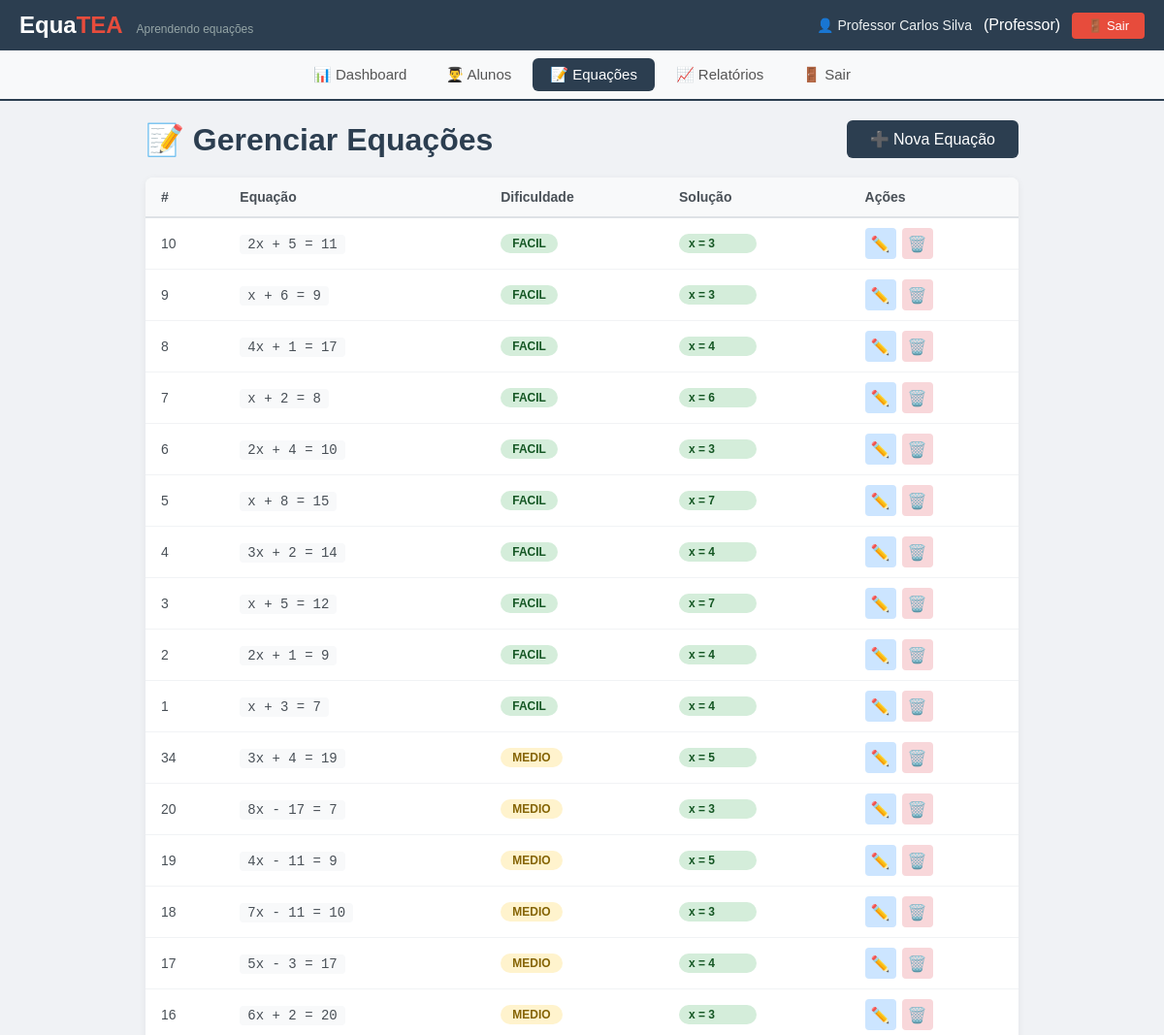
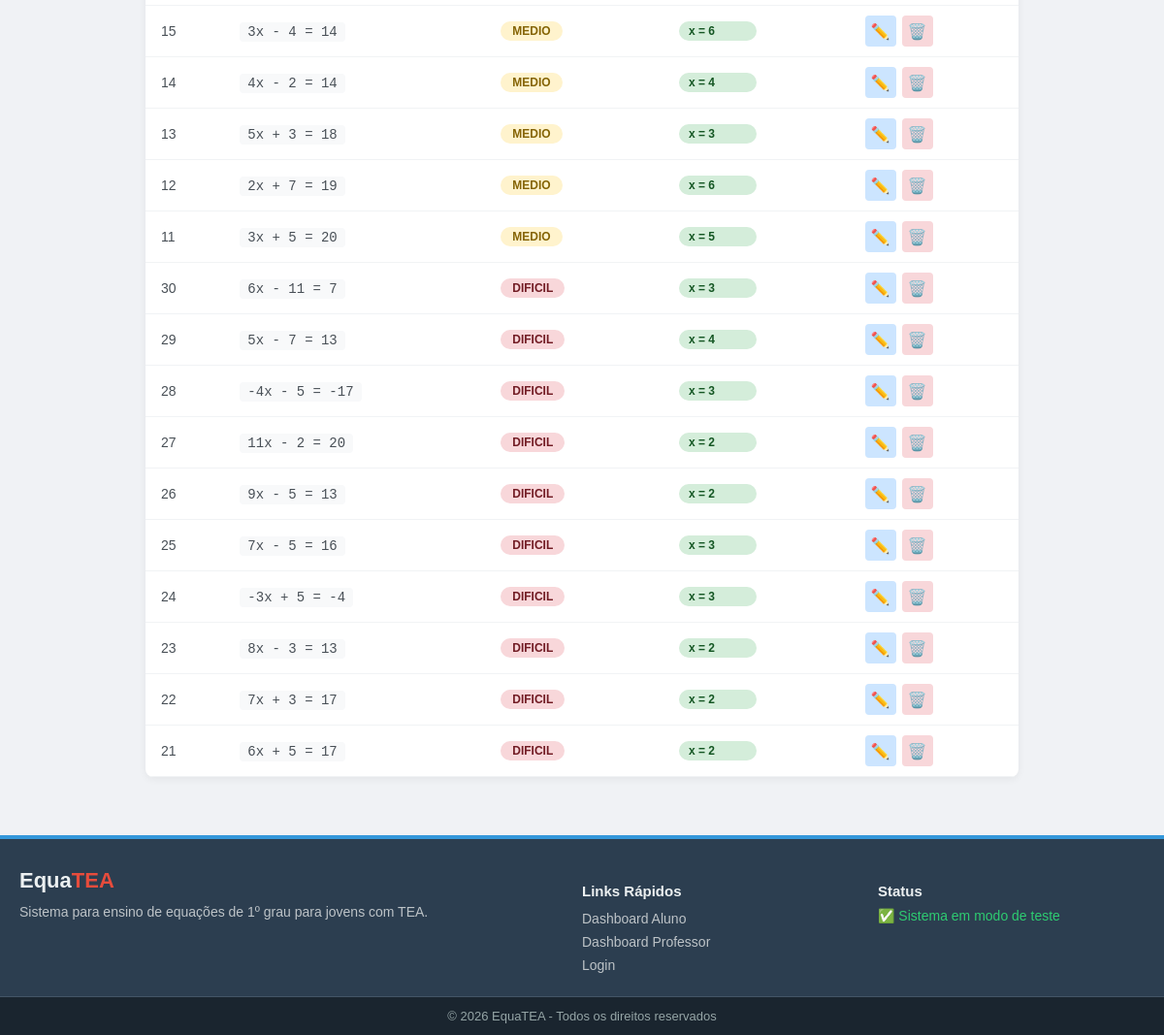
The app's page /index.php?view=gerenciar_equacoes (signed in) with its own data (2 pictures, top to bottom).
### tables this page shows
CREATE TABLE `equacoes` (
  `id` int(11) NOT NULL,
  `a` int(11) NOT NULL CHECK (`a` between -20 and 20 and `a` <> 0),
  `b` int(11) NOT NULL CHECK (`b` between -20 and 20),
  `c` int(11) NOT NULL CHECK (`c` between -20 and 20),
  `solucao` int(11) NOT NULL,
  `dificuldade` enum('facil','medio','dificil') DEFAULT 'facil',
  `data_cadastro` timestamp NOT NULL DEFAULT current_timestamp()
);

### app/models/Equacao.php (called while the page is built, shortened)
<?php
class Equacao
{
    public function buscarTodas()
    {
        try {
            $db = Database::getInstance()->getConnection();
            $sql = "SELECT * FROM equacoes
                    ORDER BY CASE dificuldade
                        WHEN 'Fácil' THEN 1
                        WHEN 'Médio' THEN 2
                        WHEN 'Difícil' THEN 3
                        ELSE 4 END ASC, id DESC";
            $stmt = $db->query($sql);
            $result = $stmt->fetchAll(PDO::FETCH_ASSOC);
            return $result ?: [];
        } catch (PDOException $e) {
            error_log("Erro ao buscar todas as equações: " . $e->getMessage());
            return [];
        }
    }
}

### app/views/professor/equacoes.php (the view, shortened to what this page needs)
<?php
include_once __DIR__ . '/../partials/header.php';
include_once __DIR__ . '/../partials/menu_professor.php';
?>
<main class="container gerenciar-equacoes">
    <div style="display: flex; justify-content: space-between; align-items: center; flex-wrap: wrap; gap: 10px; margin-bottom: 20px;">
        <h1>📝 Gerenciar Equações</h1>
        <a href="?view=editar_equacao" class="btn-primary">➕ Nova Equação</a>
    </div>
    <div class="tabela-wrapper">
        <table class="equacoes-table">
            <thead>
                <tr>
                    <th>#</th>
                    <th>Equação</th>
                    <th>Dificuldade</th>
                    <th>Solução</th>
                    <th>Ações</th>
                </tr>
            </thead>
            <tbody>
                <?php if (!empty($dados_equacoes) && is_array($dados_equacoes)): ?>
                    <?php foreach ($dados_equacoes as $eq): ?>
                        <tr>
                            <td><?php echo $eq['id']; ?></td>
                            <td>
                                <code>
                                    <?php
                                        $a = (int)($eq['a'] ?? 1);
                                        $b = (int)($eq['b'] ?? 0);
                                        $c = (int)($eq['c'] ?? 0);
                                        $termoA = ($a === 1) ? 'x' : (($a === -1) ? '-x' : "{$a}x");
                                        $sinalB = ($b >= 0) ? '+ ' . $b : '- ' . abs($b);
                                        echo htmlspecialchars("{$termoA} {$sinalB} = {$c}");
                                    ?>
                                </code>
                            </td>
                            <td>
                                <span class="badge-dificuldade <?php echo strtolower($eq['dificuldade'] ?? 'facil'); ?>">
                                    <?php echo ucfirst($eq['dificuldade'] ?? 'Fácil'); ?>
                                </span>
                            </td>
                            <td>
                                <span class="badge badge-success">x = <?php echo $eq['solucao'] ?? '?'; ?></span>
                            </td>
                            <td>
                                <div class="acoes-cell">
                                    <a href="?view=editar_equacao&id=<?php echo $eq['id']; ?>"
                                       class="btn-edit" title="Editar">
                                        ✏️
                                    </a>
                                    <a href="?view=gerenciar_equacoes&action=deletar&id=<?php echo $eq['id']; ?>"
                                       class="btn-delete" title="Excluir"
                                       onclick="return confirm('Deseja realmente excluir esta equação?')">
                                        🗑️
                                    </a>
                                </div>
                            </td>
                        </tr>
                    <?php endforeach; ?>
                <?php endif; ?>
            </tbody>
        </table>
    </div>
</main>
<?php include_once __DIR__ . '/../partials/footer.php'; ?>

### public/css/style.css (style rules this page uses)
body { font-family: Arial, sans-serif; background: #f0f2f5; margin: 0; padding: 0; }
.container { max-width: 1200px; margin: 0 auto; padding: 0 20px; }
.badge { display: inline-block; padding: 2px 12px; border-radius: 12px; font-size: 12px; font-weight: 500; min-width: 60px; }
.btn-primary { padding: 12px 32px; background: linear-gradient(135deg, #27ae60, #2ecc71); color: #fff; border: none; border-radius: 6px; font-size: 16px; font-weight: 600; cursor: pointer; transition: all 0.2s; }

### app/views/professor/equacoes.php (style rules this page uses)
.gerenciar-equacoes { padding: 20px 0; max-width: 900px; margin: 0 auto; }
.gerenciar-equacoes h1 { color: #2c3e50; margin: 0; }
.btn-primary { display: inline-block; padding: 10px 24px; background: #2c3e50; color: #fff; border-radius: 6px; text-decoration: none; font-weight: 500; transition: background 0.2s; }
.tabela-wrapper { overflow-x: auto; background: #fff; border-radius: 8px; box-shadow: 0 2px 8px rgba(0,0,0,0.06); }
.equacoes-table { width: 100%; border-collapse: collapse; font-size: 14px; }
.equacoes-table th { background: #f8f9fa; padding: 12px 16px; text-align: left; font-weight: 600; color: #495057; border-bottom: 2px solid #dee2e6; }
.equacoes-table td { padding: 10px 16px; border-bottom: 1px solid #f1f3f5; color: #495057; vertical-align: middle; }
.equacoes-table code { background: #f8f9fa; padding: 2px 8px; border-radius: 4px; font-family: 'Courier New', monospace; font-size: 14px; }
.badge-dificuldade { display: inline-block; padding: 3px 12px; border-radius: 12px; font-size: 12px; font-weight: 600; text-transform: uppercase; }
.badge-dificuldade.facil { background: #d4edda; color: #155724; }
.badge-dificuldade.medio { background: #fff3cd; color: #856404; }
.badge-dificuldade.dificil { background: #f8d7da; color: #721c24; }
.badge { display: inline-block; padding: 3px 10px; border-radius: 12px; font-size: 12px; font-weight: 600; }
.badge-success { background: #d4edda; color: #155724; }
.acoes-cell { display: flex; gap: 6px; flex-wrap: wrap; }
.acoes-cell a { display: inline-flex; align-items: center; justify-content: center; width: 32px; height: 32px; border-radius: 4px; text-decoration: none; font-size: 16px; transition: background 0.2s; }
.btn-edit { background: #cce5ff; color: #004085; }
.btn-delete { background: #f8d7da; color: #721c24; }

### records on screen
equacoes: id "10", a+b+c "2x + 5 = 11", dificuldade "FACIL", solucao "3"
equacoes: id "9", a+b+c "x + 6 = 9", dificuldade "FACIL", solucao "3"
equacoes: id "8", a+b+c "4x + 1 = 17", dificuldade "FACIL", solucao "4"
equacoes: id "7", a+b+c "x + 2 = 8", dificuldade "FACIL", solucao "6"
equacoes: id "6", a+b+c "2x + 4 = 10", dificuldade "FACIL", solucao "3"
equacoes: id "5", a+b+c "x + 8 = 15", dificuldade "FACIL", solucao "7"
equacoes: id "4", a+b+c "3x + 2 = 14", dificuldade "FACIL", solucao "4"
equacoes: id "3", a+b+c "x + 5 = 12", dificuldade "FACIL", solucao "7"
equacoes: id "2", a+b+c "2x + 1 = 9", dificuldade "FACIL", solucao "4"
equacoes: id "1", a+b+c "x + 3 = 7", dificuldade "FACIL", solucao "4"
equacoes: id "34", a+b+c "3x + 4 = 19", dificuldade "MEDIO", solucao "5"
equacoes: id "20", a+b+c "8x - 17 = 7", dificuldade "MEDIO", solucao "3"
equacoes: id "19", a+b+c "4x - 11 = 9", dificuldade "MEDIO", solucao "5"
equacoes: id "18", a+b+c "7x - 11 = 10", dificuldade "MEDIO", solucao "3"
equacoes: id "17", a+b+c "5x - 3 = 17", dificuldade "MEDIO", solucao "4"
equacoes: id "16", a+b+c "6x + 2 = 20", dificuldade "MEDIO", solucao "3"
equacoes: id "15", a+b+c "3x - 4 = 14", dificuldade "MEDIO", solucao "6"
equacoes: id "14", a+b+c "4x - 2 = 14", dificuldade "MEDIO", solucao "4"
equacoes: id "13", a+b+c "5x + 3 = 18", dificuldade "MEDIO", solucao "3"
equacoes: id "12", a+b+c "2x + 7 = 19", dificuldade "MEDIO", solucao "6"
equacoes: id "11", a+b+c "3x + 5 = 20", dificuldade "MEDIO", solucao "5"
equacoes: id "30", a+b+c "6x - 11 = 7", dificuldade "DIFICIL", solucao "3"
equacoes: id "29", a+b+c "5x - 7 = 13", dificuldade "DIFICIL", solucao "4"
equacoes: id "28", a+b+c "-4x - 5 = -17", dificuldade "DIFICIL", solucao "3"
equacoes: id "27", a+b+c "11x - 2 = 20", dificuldade "DIFICIL", solucao "2"
equacoes: id "26", a+b+c "9x - 5 = 13", dificuldade "DIFICIL", solucao "2"
equacoes: id "25", a+b+c "7x - 5 = 16", dificuldade "DIFICIL", solucao "3"
equacoes: id "24", a+b+c "-3x + 5 = -4", dificuldade "DIFICIL", solucao "3"
equacoes: id "23", a+b+c "8x - 3 = 13", dificuldade "DIFICIL", solucao "2"
equacoes: id "22", a+b+c "7x + 3 = 17", dificuldade "DIFICIL", solucao "2"
equacoes: id "21", a+b+c "6x + 5 = 17", dificuldade "DIFICIL", solucao "2"

### other values on screen
$usuario_nome "Professor Carlos Silva"
$tipo_perfil "Professor"
